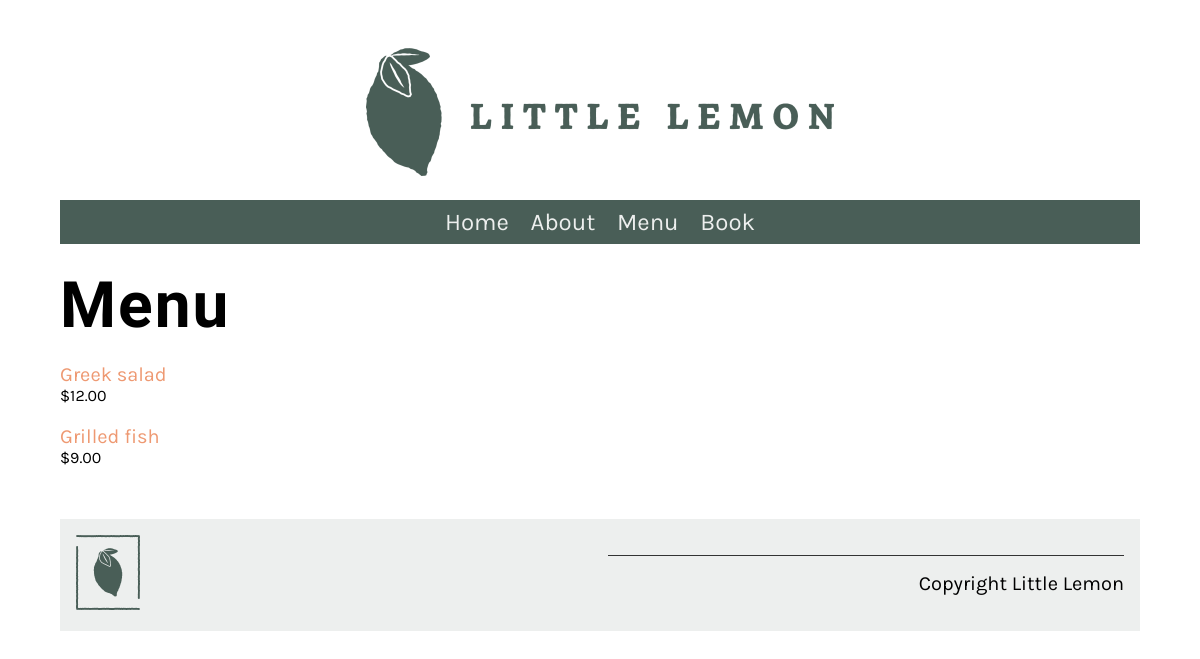
/menu/, run on an earlier commit of the app's database.
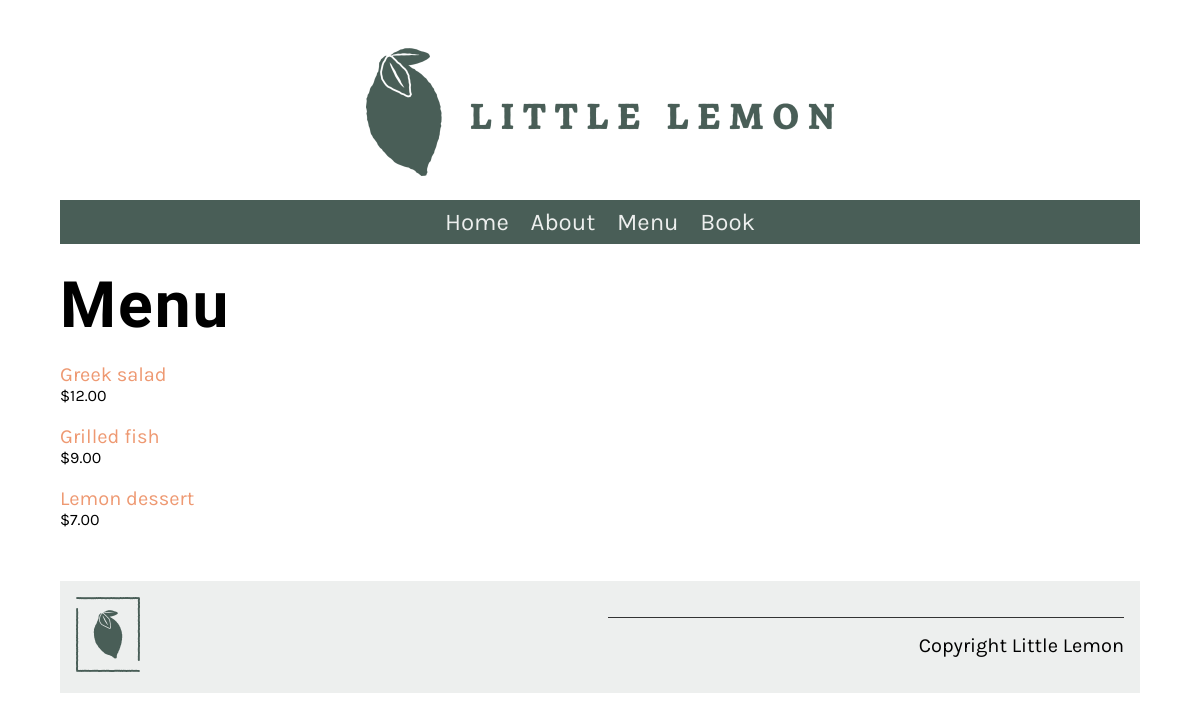
And on a later commit of the database.
### restaurant/models.py (models this page shows, shortened)
class Menu(models.Model):
    name = models.CharField(max_length=200)
    price = models.IntegerField()
    menu_item_description = models.TextField(max_length=10000, default='')

### restaurant/views.py (the view)
# urls.py: path('menu/', views.menu, name='menu'),
def menu(request):
    menu_data = Menu.objects.all()
    main_data = {
        "menu": menu_data,
    }
    return render(request, 'menu.html', main_data)

### restaurant/templates/menu.html
{% extends 'base.html' %}
{% load static %}
{% block content %}
    <h1>Menu</h1>
    <div class="column">
        {% for item in menu %}
            <p>
                <a href="{% url 'menu_item' pk=item.pk %}">
                    {{ item.name }}
                </a>
                <span class="menu-price">
                    ${{ item.price }}.00
                </span>
            </p>
        {% endfor %}
    </div>
{% endblock %}

### restaurant/templates/base.html (shortened to what this page needs)
{% load static %}
<!DOCTYPE html>
<html lang="en">
  <head>
    <link
      rel="preload"
      as="style"
      href="{% static 'css/style.css' %}"
      onload="this.rel = 'stylesheet'"
    />
  </head>
  <body>
    {% include 'partials/_header.html' %}
    <main>{% block content %} {% endblock %}</main>
    {% include 'partials/_footer.html' %}
  </body>
</html>

### restaurant/templates/partials/_header.html
{% load static %}
<header>
  <img src="{% static 'img/logo.png' %}" />
</header>
<nav>
  <ul>
    <li><a href="{% url 'home' %}">Home</a></li>
    <li><a href="{% url 'about' %}">About</a></li>
    <li><a href="{% url 'menu' %}">Menu</a></li>
    <li><a href="{% url 'book' %}">Book</a></li>
  </ul>
</nav>

### restaurant/templates/partials/_footer.html
{% load static %}
<footer>
  <article>
        <img src="{% static 'img/logo_footer.png' %}" />
  </article>
  <article>
    <p>Copyright Little Lemon</p>
  </article>
</footer>

### restaurant/static/css/style.css (style rules this page uses)
body { font-family: 'Karla', sans-serif; margin-top: 3rem; margin-bottom: 3rem; margin-left: 5%; margin-right: 5%; }
h1, h2, h3, h4, h5, h6 { font-family: 'Markazi Text', serif; letter-spacing: 2px;; }
h1 { font-size: 4rem; margin-top: 1.5rem; margin-bottom: 0; }
p, ul { font-size: 1.25rem;; }
a { color: #EE9972; text-decoration: none; }
header img { display: block; margin-left: auto; margin-right: auto; max-width: 100%; height: auto; }
nav { background-color: #495E57; margin-top: 1rem; margin-bottom: 1rem; margin-bottom: 0px; }
nav ul { list-style: none; font-size: 1.5rem; text-align: center; padding-inline-start: 0rem; margin-bottom: 0px; }
nav ul li { display: inline-block; margin: 0.5rem; }
nav ul a { color: #EDEFEE; text-decoration: none; }
article { flex:1; }
article img { max-width: 100%; }
footer { background-color: #EDEFEE; padding: 1rem; display: flex; gap: 2rem 1rem; }
footer img { max-width: 50%; }
footer p { border-top: #333333; border-style: solid; border-width: 0.1rem; border-bottom: none; border-left: none; border-right: none; text-align: right; padding-top: 1rem;; }
.column { flex-basis: 50%; margin-bottom: 1rem; padding-bottom: 1rem; }
.menu-price { display: block; font-size: 1rem; }

What changed in the data, as far as the page shows it:
added Menu: name "Lemon dessert", price "7"
